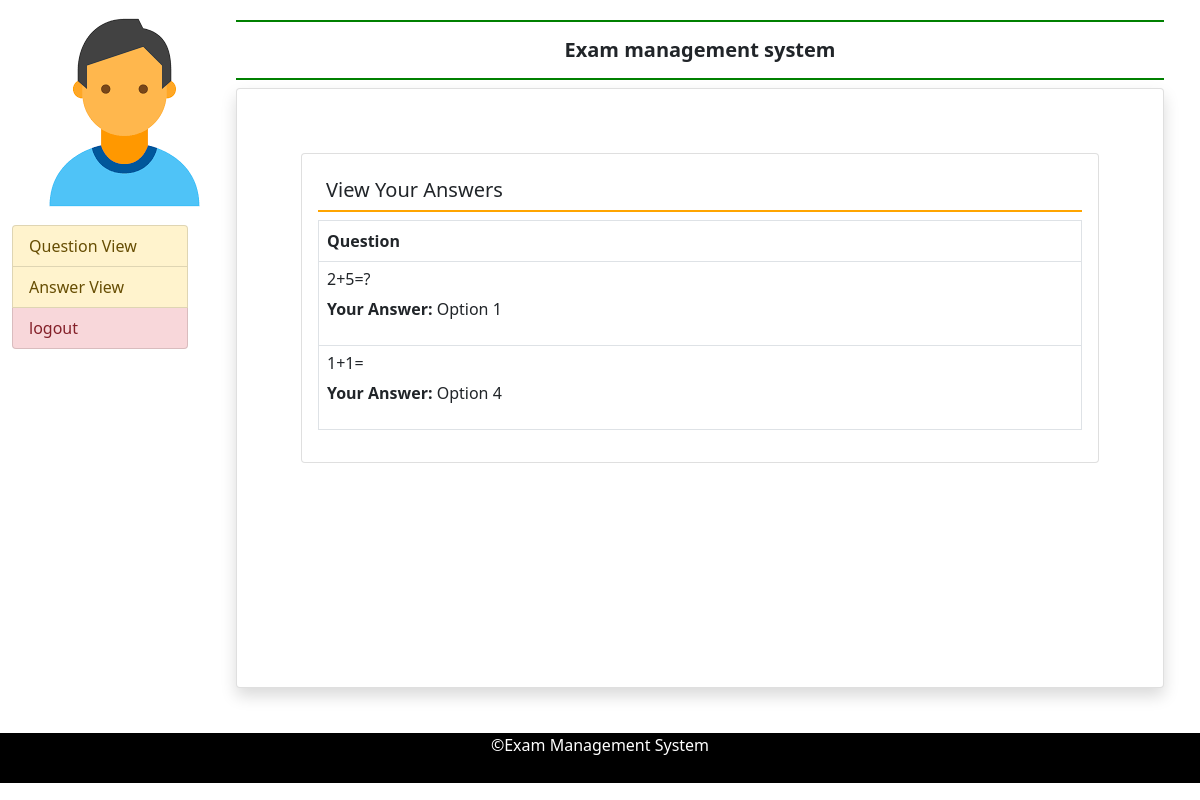
The page /show_answers (signed in) on the database its author committed.
### examapp/models.py (models this page shows)
class Answer(models.Model):
    user = models.ForeignKey(User, on_delete=models.CASCADE)
    question = models.ForeignKey(Exam, on_delete=models.CASCADE)
    answer_id = models.PositiveIntegerField()  # Store the selected answer (1, 2, 3, or 4)

class Exam(models.Model):
    user = models.ForeignKey(User, on_delete=models.CASCADE)
    question = models.TextField()
    ans1 = models.CharField(max_length=255)
    ans2 = models.CharField(max_length=255)
    ans3 = models.CharField(max_length=255)
    ans4 = models.CharField(max_length=255)

### examapp/views.py (the view)
# urls.py: path('show_answers',views.show_answers,name='show_answers'),
def show_answers(request):
    student_answers = Answer.objects.filter(user=request.user)
    context = {
        'student_answers': student_answers
    }
    return render(request, 'show_answer.html', context)

### template/show_answer.html
{% extends "student_base.html" %}
{% block main %}
 <div class="card  m-5">
    <div class="card-body">
        <h5 class="p-2 " style='border-bottom:2px solid orange'>View Your Answers</h5>
<table class="table table-bordered">
    <thead>
      <tr>
        <th>Question</th>
      </tr>
    </thead>
    <tbody>
    {% for answer in student_answers %}
            <tr>
              <td>  <h6>{{ answer.question.question }}</h6>
            <p><strong>Your Answer:</strong> Option {{ answer.answer_id }}</p></td>
            </tr>
          {% endfor %}
    </tbody>
  </table>
    </div>
 </div>
{% endblock %}

### rows shown on the page
Answer: question.question "2+5=?", answer_id "1"
Answer: question.question "1+1=", answer_id "4"
